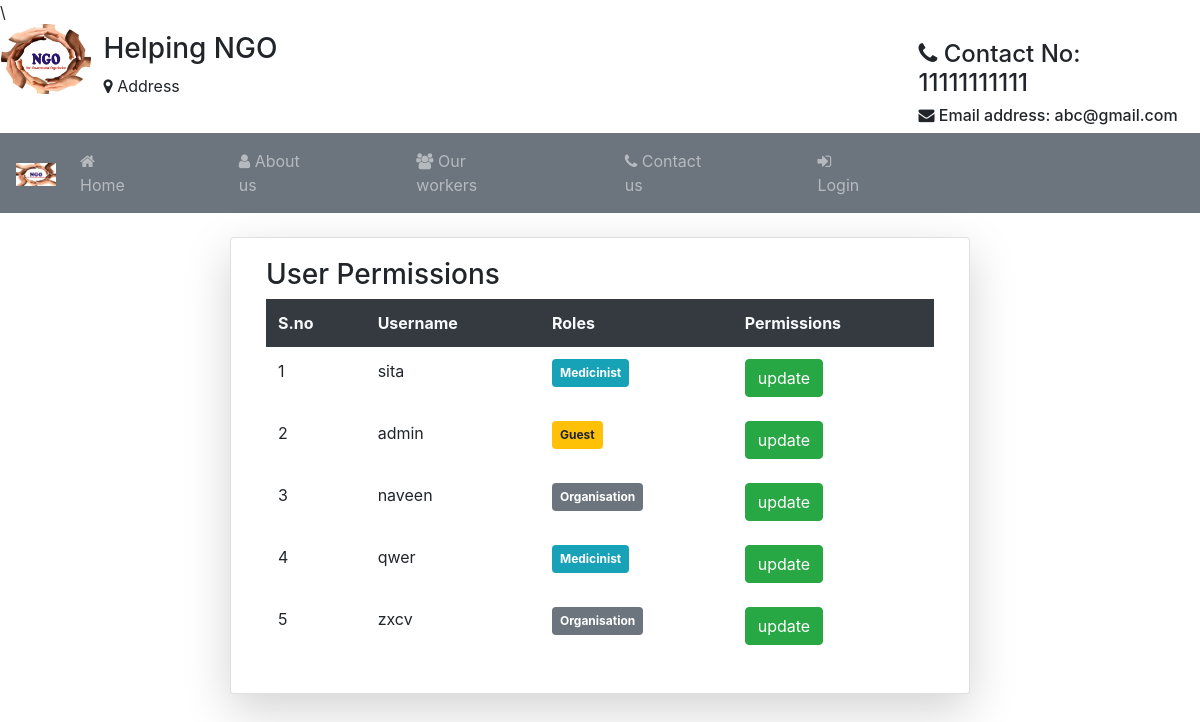
The page /prm/ on the database as committed earlier.
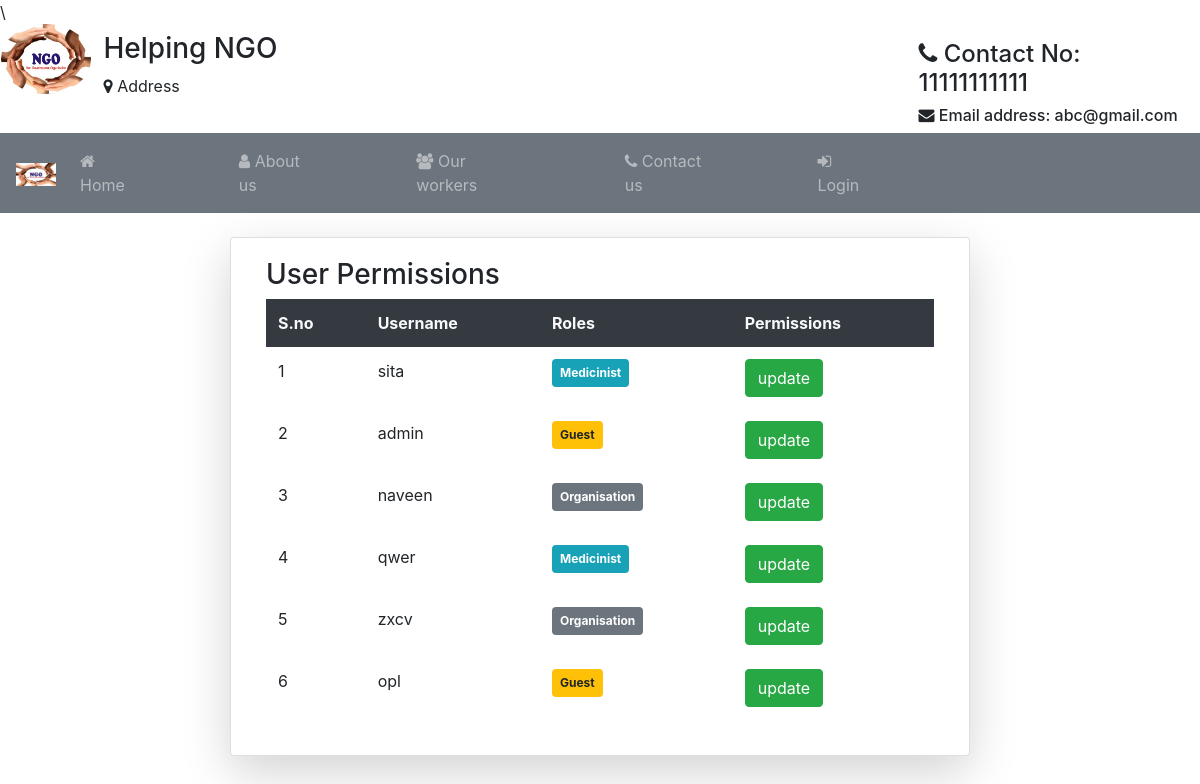
The same page on the database as committed later.
### Student/models.py (models this page shows)
class User(AbstractUser):
	t = (
		(1,'Medicinist'),
		(2,'Org'),
		(3,'Anonymous'),
		)
	role = models.IntegerField(default=3,choices=t)
	g=[('M',"Male"),('F','Female')]
	age=models.IntegerField(default=10)
	impf=models.ImageField(upload_to='Medicines/',default="ngo1.jpg")
	gender=models.CharField(max_length=10,choices=g,default="F")
	organization_name=models.CharField(max_length=120,default="ngo")
	hospital_name=models.CharField(max_length=120,default="ap")
	phone_no=models.CharField(null=True,default="1234567890",max_length=10)
	pan_no=models.CharField(max_length=10,default="ABC1234DE5")
	address=models.CharField(max_length=200,default="Tirupathi")

### Student/views.py (the view)
# urls.py: path('prm/',views.peruser,name="pmu"),
def peruser(request):
	ty=User.objects.all()
	return render(request,'htfiles/peruser.html',{'q':ty})

### Student/templates/htfiles/peruser.html (shortened to what this page needs)
{% extends 'htfiles/header.html' %}
{% block content %}
<div class="container mt-4">
	<div class="card col-md-8 mx-auto shadow-lg">
		<div class="card-body">
			<h3>User Permissions</h3>
			<table class="table table-borderless">
				<tr class="bg-dark text-light">
					<th>S.no</th>
					<th>Username</th>
					<th>Roles</th>
					<th>Permissions</th>
				</tr>
				{% for j in q %}
				<tr>
					<td>{{forloop.counter}}</td>
					<td>{{j.username}}</td>
					<td>
						{% if j.role == 3 %}
						<span class="badge badge-pills badge-warning p-2">Guest</span>
						{% elif j.role == 2 %}
						<span class="badge badge-pills badge-secondary p-2">Organisation</span>
						{% elif j.role == 1 %}
						<span class="badge badge-pills badge-info p-2">Medicinist</span>
						{% else %}
						<span class="badge badge-pills badge-success p-2">Admin</span>
						{% endif %}
				</td>
					<td colspan="3">
						<a href="{% url 'gp' j.id %}" class="btn btn-success">update</a>
					</td>
				</tr>
				{% endfor %}
			</table>
		</div>
	</div>
</div>
{% endblock %}

Rows that differ between the two databases and show on the page:
added User: username "opl", role "Guest"
